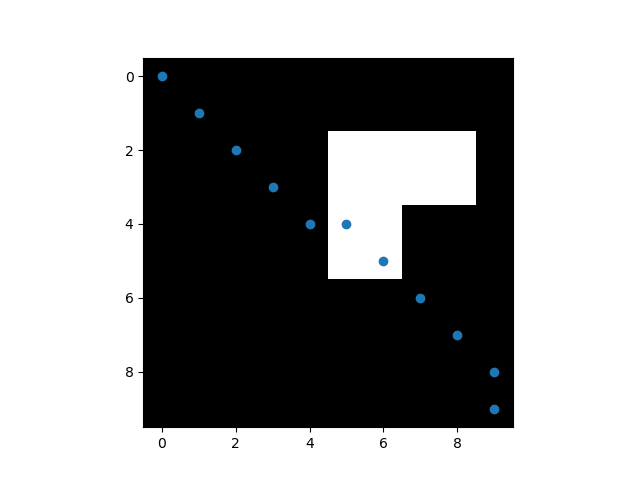

Write Python code to recreate this figure.
import numpy as np
from matplotlib import pyplot as plt

def give_cost_matrix(size):
	cost = np.zeros((size, size))
	obs_size = 2
	for i in range(3):
		x = np.random.randint(obs_size, size-obs_size)
		y = np.random.randint(obs_size, size-obs_size)
		cost[x:x+obs_size, y:y+obs_size]=10
	return cost

def get_f(cost, position, goal, pathcost):
	#print(position)
	return pathcost + cost[position]+get_h(position, goal)

def get_h(position, goal):
	return ((np.array(position)-np.array(goal))**2).sum()

def get_next(cost, open_list, goal, pathcost):
	fs = [get_f(cost, i, goal, pathcost) for i in open_list]
	next_pos = open_list[fs.index(min(fs))]
	return next_pos

def get_neighbours(position, size):
	(x, y)  = position
	neighbours = [(x, y-1), (x+1, y-1), (x+1, y),
	(x+1, y+1), (x, y+1), (x-1, y+1), (x-1, y), (x-1,y-1)]
	oob = []
	for (i, j) in neighbours:
		#print(i,j, size)
		if i>(size-1) or j>(size-1):
			oob.append((i,j))
			#print('x')
		elif i<0 or j <0:
			oob.append((i,j))
	for k in oob:
		neighbours.remove(k)
	#print(neighbours)
	return neighbours

def astar(start, goal, cost, size):
	open_list = [start]
	closed_list = []
	pathcost = 0
	while len(open_list) != 0:
		q= get_next(cost, open_list, goal, pathcost)
		#print(q)
		neighbours = get_neighbours(q, size)
		closed_list.append(q)
		pathcost += cost[q]
		#print(neighbours)
		for j in neighbours:
			if j==goal:
				open_list=[]
				closed_list.append(j)
				return closed_list
			elif get_f(cost, j, goal, pathcost)>min([get_f(cost, i, goal, pathcost) for i in open_list]):
				continue
			if get_f(cost, j, goal, pathcost)>min([get_f(cost, i, goal, pathcost) for i in closed_list]):
				continue
			else:
				open_list.append(j)
		#(open_list, q)
		open_list.remove(q)

if __name__=="__main__":
	size = 10
	cost = give_cost_matrix(size)
	#print(cost)
	start = (0, 0)
	goal = (9,  9)
	path = astar(start, goal, cost, size)
	plt.imshow(cost, cmap='gray')
	plt.scatter([i[0] for i in path], [i[1] for i in path])
	plt.savefig('astar.png')
	print(path)





